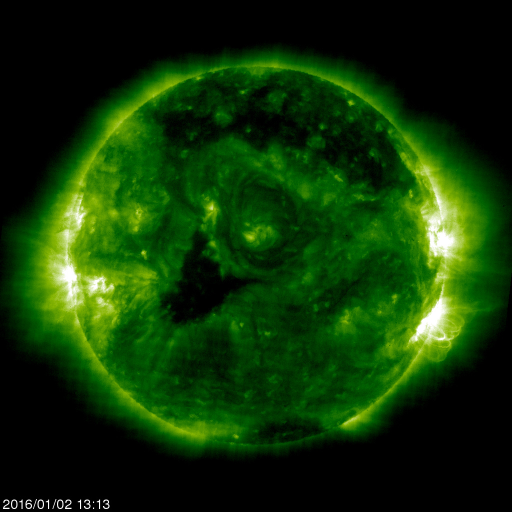
#> input picture 1.jpg, 1024 x 1024 px, given in place of 0.jpg, which was not available (shown at 1/2 size)
$ python layoutSun_PA_W_CV.py
#> lines starting #> are read from the running program, lines starting #| are printed output that depends on the picture; pictures that were not available may be replaced by others from this repository, and a replacement may not be noted

import cv2 as cv
import numpy as np
import math
import glob
import os


# The function generateSunLayout() generates an image of the sun's layout,
# taking as parameters the resolution of the image, the radius and center of the
# generated circle, the vector PA and the width W.

def generateSunLayout(imgResolution, cirCenter, r, PA, W):
    # Matrix of size imgResolution (px,px) filled with 1's. That matrix represents
    # the white background of the generated image.
#> called with imgResolution = (1024, 1024), cirCenter = (512, 512), r = 380, PA = 50, W = 80
    img = np.ones((imgResolution[0], imgResolution[1], 3), np.uint8) * 255

    # Circle with center in the cirCenter point. The function
    # cv.circle() receives the desired radius (r) of the circle as a parameter
    cv.circle(img, cirCenter, r, (255,0,0), 2, cv.LINE_AA)
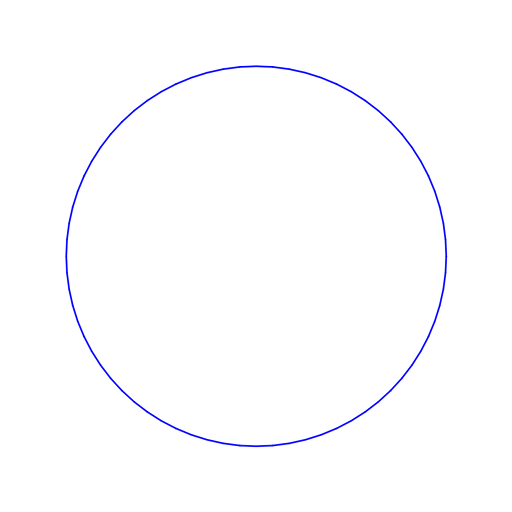
#> img: shape (1024, 1024, 3) (shown at 1/2 size); mean of channels 0, 1, 2 255, 253.1, 253.1; drawn as B, G, R


    # x_PA , y_PA are the variables that locate the vector PA in the circle.
    x_PA = int(r * 1.1 * math.cos(3*math.pi/2 - PA*math.pi/180)) + cirCenter[0]
    y_PA = int(r * 1.1 * math.sin(3*math.pi/2 - PA*math.pi/180)) + cirCenter[1]

    # vector PA
    cv.arrowedLine(img, cirCenter, (x_PA, y_PA), (0,0,255), 2, tipLength = 0.05)

    # (x_upW, y_upW) and (x_downW, y_downW) locate W
    x_upW = int(r*1.1*math.cos((3*math.pi/2 - PA*math.pi/180) + W*math.pi/360)) + cirCenter[0]
    y_upW = int(r*1.1*math.sin(3*math.pi/2 - PA*math.pi/180 + W*math.pi/360)) + cirCenter[1]

    x_downW = int(r*1.1*math.cos((3*math.pi/2 - PA*math.pi/180) - W*math.pi/360)) + cirCenter[0]
    y_downW = int(r*1.1*math.sin(3*math.pi/2 - PA*math.pi/180 - W*math.pi/360)) + cirCenter[1]

    # lines that limits W area
    cv.line(img, cirCenter, (x_upW, y_upW), (0,0,0), 2, cv.LINE_AA)
    cv.line(img, cirCenter, (x_downW, y_downW), (0,0,0), 2, cv.LINE_AA)
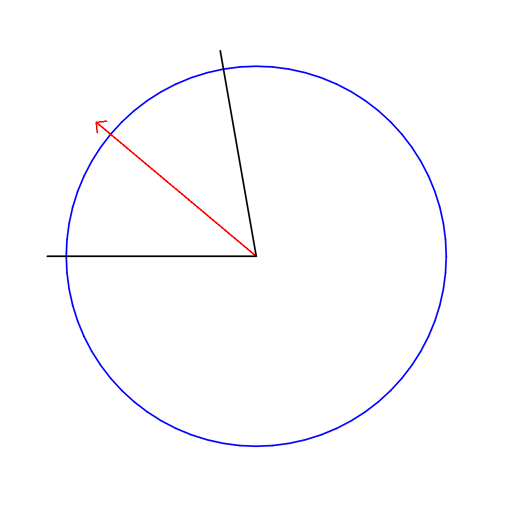
#> img: shape (1024, 1024, 3) (shown at 1/2 size); mean of channels 0, 1, 2 254, 252, 252.4; drawn as B, G, R

    # the generated image is returned
    return img

# Overlaps the orinal and generated images. Return the overlaped image
def overlayImageSun_GeneratedSunLayout(pathSunImage, generatedSunLayout):
#> called with pathSunImage = 'SunX/0.jpg'
    sunImage = cv.imread(pathSunImage)
#> sunImage is the input picture: shape (1024, 1024, 3); mean B, G, R 4.5, 52.2, 15.5
    outputImage = cv.addWeighted(generatedSunLayout, 0.3, sunImage, 1-0.3, 0, sunImage)
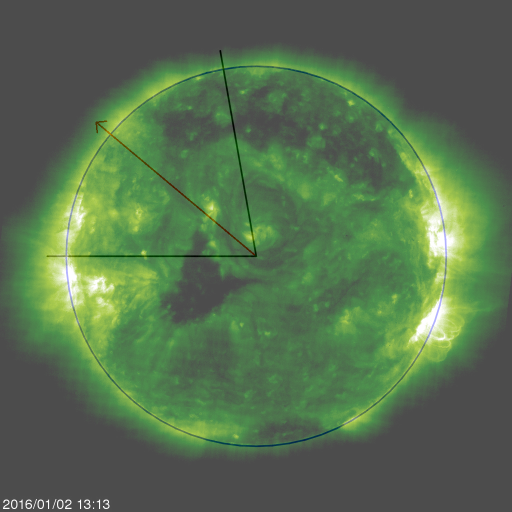
#> outputImage: shape (1024, 1024, 3) (shown at 1/2 size); mean B, G, R 79, 112, 86.2
    #cv.imshow("sun", sunImage)
    #cv.imwrite('sun.jpg', sunImage)
    return outputImage

# Counts the number of images in a directory and return a result directory
# with the overlaped images
def analizeDirSunImage(pathDirProyect):
    imgResolution = (1024, 1024)
    cirCenter = (512, 512)
    r = 380
    PA = 50
    W = 80

    # Determines the number of images in the project directory
    numElements = len(glob.glob(pathDirProyect+"*.jpg"))

    # Create the results directory
    if not os.path.exists("dirResult"):
        os.makedirs("dirResult")

    # It iterates over the images, extracting the parameters
    # and generating the layout of each FITS image
    for i in range(0, numElements):
        path = pathDirProyect+str(i)+".jpg"
        outName = "dirResult/"+"result"+str(i)+".jpg"

        # Se abren y extraen los datos de la imagen FITS
        # function extractParameters() *** PENDIENTE ****
        image = generateSunLayout(imgResolution, cirCenter, r, PA, W)
        out = overlayImageSun_GeneratedSunLayout(path, image)

        cv.imwrite(outName, out)

# The main() function
def main():

    imgResolution = (1024, 1024)
    cirCenter = (512, 512)
    r = 380
    PA = 50
    W = 80

    analizeDirSunImage("SunX/")


if __name__ == '__main__':
    main()
